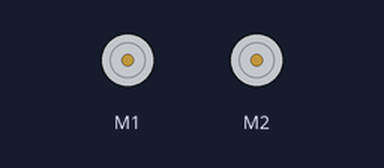
Bench run of a sketch on a simulated Arduino Uno, built with avr-gcc and run on an emulated ATmega328P. Parts: 2 × DC motor (green arrow = forward, orange = backward, longer = faster). What the sketch prints to the serial monitor is not drawn.

Above: at 8.5 s.
Timing chart, 0 to 11.7 s (numbered marks = the images above):
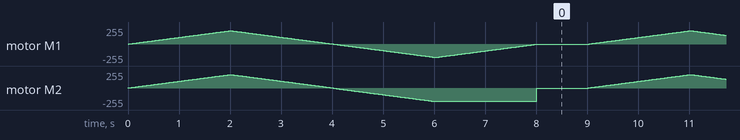

The sketch:

motor_test.ino
```cpp
#include <Wire.h>
#include <Adafruit_MotorShield.h>
#include "utility/Adafruit_MS_PWMServoDriver.h"

Adafruit_MotorShield AFMS = Adafruit_MotorShield();
Adafruit_DCMotor *myMotor1 = AFMS.getMotor(1);
Adafruit_DCMotor *myMotor2 = AFMS.getMotor(2);

void setup() {
  Serial.begin(9600);           // set up Serial library at 9600 bps
  Serial.println("Adafruit Motorshield v2 - DC Motor test!");

  AFMS.begin();

  // Set the speed to start, from 30 (off) to 255 (max speed)
  myMotor1->setSpeed(50);
  myMotor2->setSpeed(52);
  myMotor1->run(FORWARD);
  myMotor2->run(FORWARD);
  // turn on motor
  myMotor1->run(RELEASE);
  myMotor2->run(RELEASE);
}

void loop() {
  Serial.print("Hello World");
  uint8_t i;

  Serial.print("tick");
  //test motor forward
  myMotor1->run(FORWARD);
  myMotor2->run(FORWARD);

  for (i=0; i<200; i++) {
    myMotor1->setSpeed(i);
    myMotor2->setSpeed(i+2);
    delay(10);
  }
  for (i=200; i!=0; i--) {
    myMotor1->setSpeed(i);
    myMotor2->setSpeed(i+2);
    delay(10);
  }

  Serial.print("tock");
  //test motor backward
  myMotor1->run(BACKWARD);
  myMotor2->run(BACKWARD);
  for (i=0; i<200; i++) {
    myMotor1->setSpeed(i);
    myMotor2->setSpeed(i+2);
    delay(10);
  }
  for (i=200; i!=0; i--) {
    myMotor1->setSpeed(i);
    myMotor1->setSpeed(i+2);
    delay(10);
  }
  //test turning to the right
  Serial.print("clockwise");
  myMotor1->setSpeed(50);
  myMotor2->setSpeed(52);
  myMotor1->run(FORWARD);
  myMotor2->run(RELEASE);

  //test turning to the left
  Serial.print("anticlockwise");
  myMotor1->run(RELEASE);
  myMotor2->run(FORWARD);

  //Stop
  Serial.print("tech");
  myMotor1->run(RELEASE);
  myMotor2->run(RELEASE);
  delay(1000);
}
```
